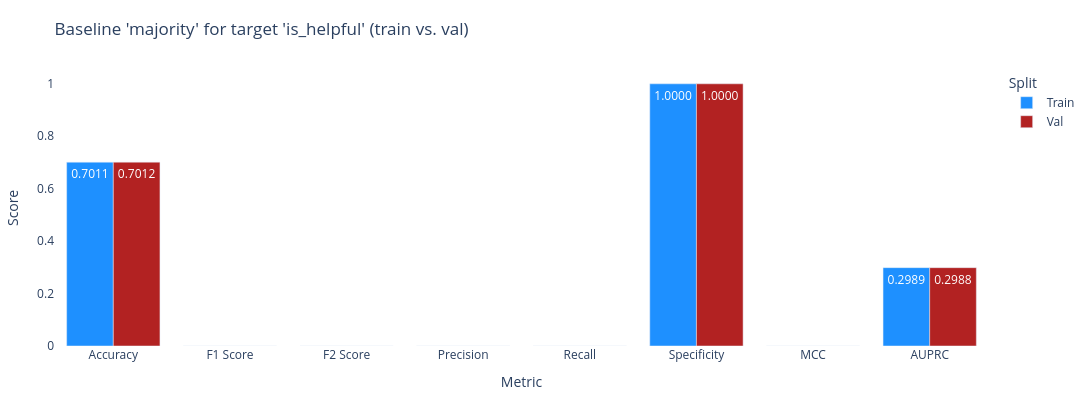
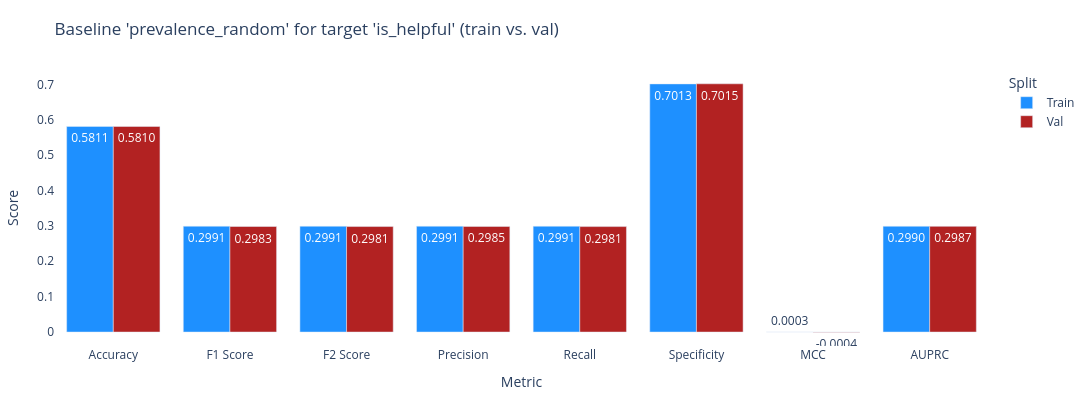

Notebook cell for these charts, in order:
### Code cell
# Example usage:
plot_baseline_metrics_grouped_bar(is_helpful_results, "is_helpful")

### Figure 1 — Plotly figure (JSON) as saved in the notebook; plotly's stock layout.template omitted (floating-point values rounded to 4 significant figures)
{"data": [{"marker": {"color": "dodgerblue"}, "name": "Train", "text": ["0.7011", "0.0000", "0.0000", "0.0000", "0.0000", "1.0000", "0.0000", "0.2989"], "textposition": "auto", "type": "bar", "x": ["Accuracy", "F1 Score", "F2 Score", "Precision", "Recall", "Specificity", "MCC", "AUPRC"], "y": [0.7011, 0, 0, 0, 0, 1, 0, 0.2989]}, {"marker": {"color": "firebrick"}, "name": "Val", "text": ["0.7012", "0.0000", "0.0000", "0.0000", "0.0000", "1.0000", "0.0000", "0.2988"], "textposition": "auto", "type": "bar", "x": ["Accuracy", "F1 Score", "F2 Score", "Precision", "Recall", "Specificity", "MCC", "AUPRC"], "y": [0.7012, 0, 0, 0, 0, 1, 0, 0.2988]}], "layout": {"barmode": "group", "height": 400, "legend": {"title": {"text": "Split"}}, "margin": {"b": 20, "l": 20, "r": 20, "t": 70}, "plot_bgcolor": "white", "title": {"text": "Baseline 'majority' for target 'is_helpful' (train vs. val)"}, "width": 1290, "xaxis": {"title": {"text": "Metric"}}, "yaxis": {"title": {"text": "Score"}}}}

### Figure 2 — Plotly figure (JSON) as saved in the notebook; plotly's stock layout.template omitted (floating-point values rounded to 4 significant figures)
{"data": [{"marker": {"color": "dodgerblue"}, "name": "Train", "text": ["0.5811", "0.2991", "0.2991", "0.2991", "0.2991", "0.7013", "0.0003", "0.2990"], "textposition": "auto", "type": "bar", "x": ["Accuracy", "F1 Score", "F2 Score", "Precision", "Recall", "Specificity", "MCC", "AUPRC"], "y": [0.5811, 0.2991, 0.2991, 0.2991, 0.2991, 0.7013, 0.0003392, 0.299]}, {"marker": {"color": "firebrick"}, "name": "Val", "text": ["0.5810", "0.2983", "0.2981", "0.2985", "0.2981", "0.7015", "-0.0004", "0.2987"], "textposition": "auto", "type": "bar", "x": ["Accuracy", "F1 Score", "F2 Score", "Precision", "Recall", "Specificity", "MCC", "AUPRC"], "y": [0.581, 0.2983, 0.2981, 0.2985, 0.2981, 0.7015, -0.0004004, 0.2987]}], "layout": {"barmode": "group", "height": 400, "legend": {"title": {"text": "Split"}}, "margin": {"b": 20, "l": 20, "r": 20, "t": 70}, "plot_bgcolor": "white", "title": {"text": "Baseline 'prevalence_random' for target 'is_helpful' (train vs. val)"}, "width": 1290, "xaxis": {"title": {"text": "Metric"}}, "yaxis": {"title": {"text": "Score"}}}}
